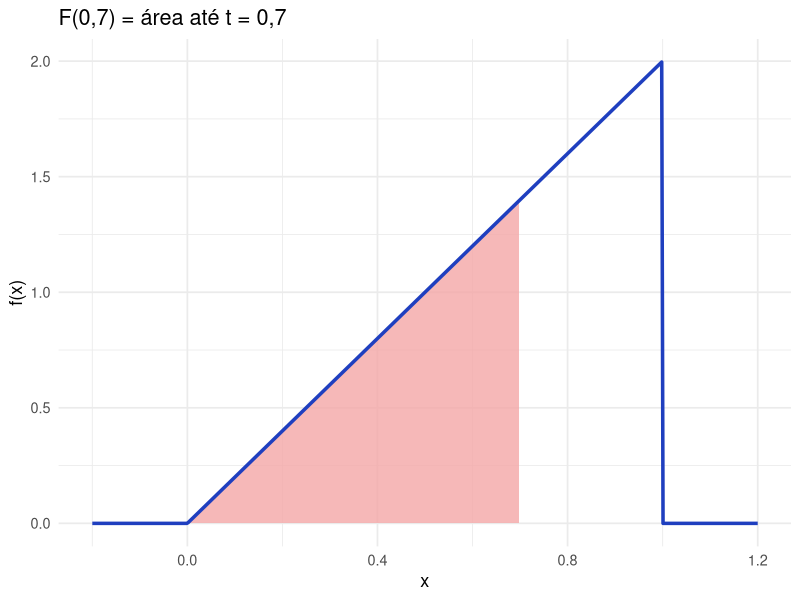
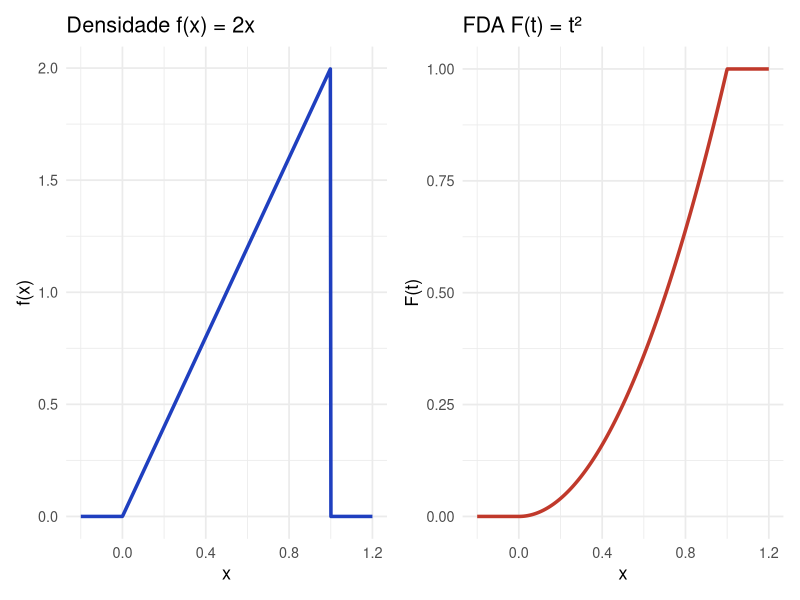
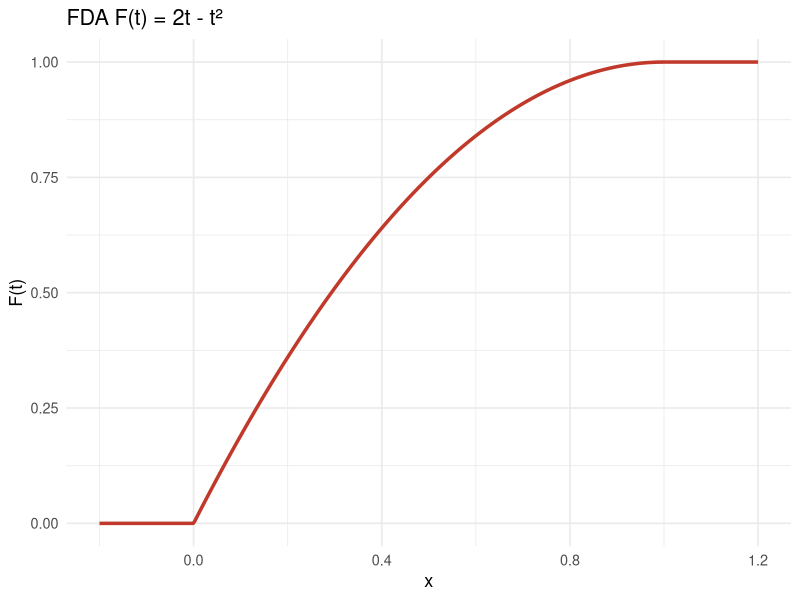
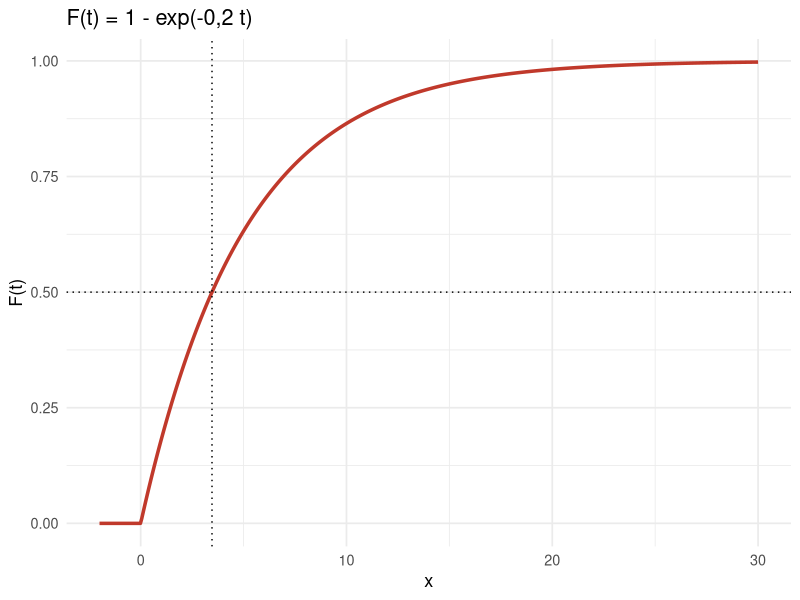
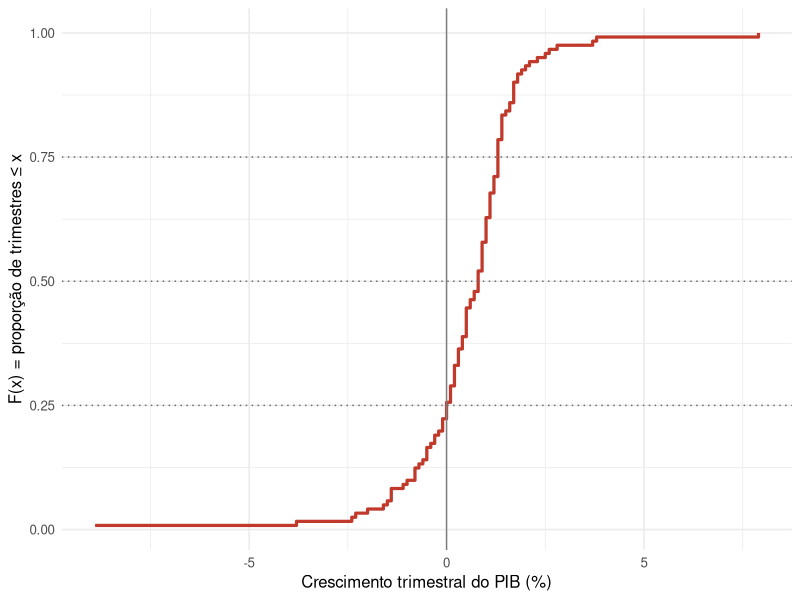
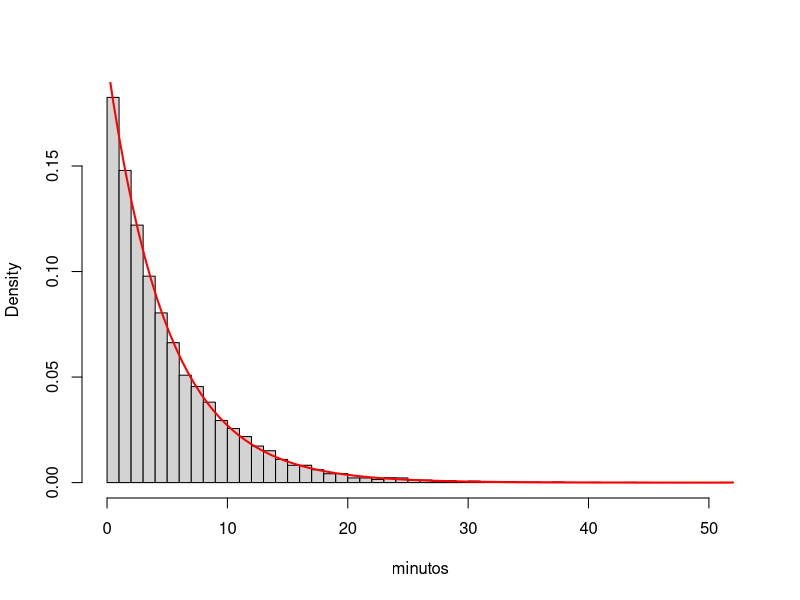

Here is the R script that generated these plots, in order:
## ---- chunk 1
knitr::opts_chunk$set(echo = TRUE, warning = FALSE, message = FALSE, fig.retina = 2,
                      dev.args = list(bg = "transparent"))
suppressPackageStartupMessages({library(tidyverse); library(patchwork)})
curva <- function(f, xlim, titulo = NULL, ylab = "f(x)", cor = "#1f3fbf", a = NULL, b = NULL, n = 500) {
  d <- tibble(x = seq(xlim[1], xlim[2], length.out = n), y = f(x))
  g <- ggplot(d, aes(x, y))
  if (!is.null(a)) g <- g + geom_area(data = filter(d, x >= a, x <= b), fill = "#f4a6a6", alpha = 0.8)
  g + geom_line(color = cor, linewidth = 1.2) + labs(x = "x", y = ylab, title = titulo) + theme_minimal(base_size = 13)
}
f2x <- function(x) ifelse(x >= 0 & x < 1, 2 * x, 0)
F2x <- function(t) ifelse(t < 0, 0, ifelse(t < 1, t^2, 1))
f21 <- function(x) ifelse(x >= 0 & x <= 1, 2 * (1 - x), 0)
F21 <- function(t) ifelse(t < 0, 0, ifelse(t < 1, 2 * t - t^2, 1))
## ---- chunk 2
curva(f2x, c(-0.2, 1.2), "F(0,7) = área até t = 0,7", a = -0.2, b = 0.7)
## ---- chunk 3
curva(f2x, c(-0.2, 1.2), "Densidade f(x) = 2x") + curva(F2x, c(-0.2, 1.2), "FDA F(t) = t²", ylab = "F(t)", cor = "#c0392b")
## ---- chunk 4
curva(F21, c(-0.2, 1.2), "FDA F(t) = 2t - t²", ylab = "F(t)", cor = "#c0392b")
## ---- chunk 5
curva(function(t) ifelse(t < 0, 0, 1 - exp(-0.2 * t)), c(-2, 30), "F(t) = 1 - exp(-0,2 t)", ylab = "F(t)", cor = "#c0392b") +
  geom_hline(yintercept = 0.5, linetype = "dotted") + geom_vline(xintercept = 5 * log(2), linetype = "dotted")
## ---- chunk 6
tx <- read.csv("pib_trimestral_taxas.csv")
qq <- subset(tx, componente == "PIB a preços de mercado" & grepl("imediatamente", taxa))$valor_pct
fmt <- function(x, d = 3) format(round(x, d), nsmall = d, decimal.mark = ",")
fmtm <- function(x, d = 3) gsub(",", "{,}", fmt(x, d), fixed = TRUE)
## ---- chunk 7
ggplot(tibble(x = qq), aes(x)) + stat_ecdf(color = "#c0392b", linewidth = 1.1, pad = FALSE) +
  geom_hline(yintercept = c(0.25, 0.5, 0.75), linetype = "dotted", color = "grey40") +
  geom_vline(xintercept = 0, color = "grey50") +
  labs(x = "Crescimento trimestral do PIB (%)", y = "F(x) = proporção de trimestres ≤ x") + theme_minimal(base_size = 12)
## ---- chunk 8
f <- function(x) 2 * x
F_num <- function(t) integrate(f, lower = 0, upper = t)$value   # FDA pela integral
c(F_num(0.4), 0.4^2)                                             # confere com t^2

F <- function(t) ifelse(t < 0, 0, ifelse(t < 1, t^2, 1))
F(0.4) - F(0.2)                                                  # P(0,2 < X <= 0,4)

set.seed(26)
x <- sqrt(runif(100000))                                         # valores com densidade 2x
Fn <- ecdf(x)                                                    # FDA empírica
c(Fn(0.4) - Fn(0.2), median(x), sqrt(0.5))                       # probabilidade e mediana
## ---- chunk 9
u <- runif(10000)
espera <- -log(1 - u) / 0.2           # inversa de F(t) = 1 - exp(-0.2 t)
c(media = mean(espera), prop_ate_5 = mean(espera <= 5))
hist(espera, breaks = 60, freq = FALSE, main = "", xlab = "minutos")
curve(0.2 * exp(-0.2 * x), add = TRUE, col = "red", lwd = 2)
